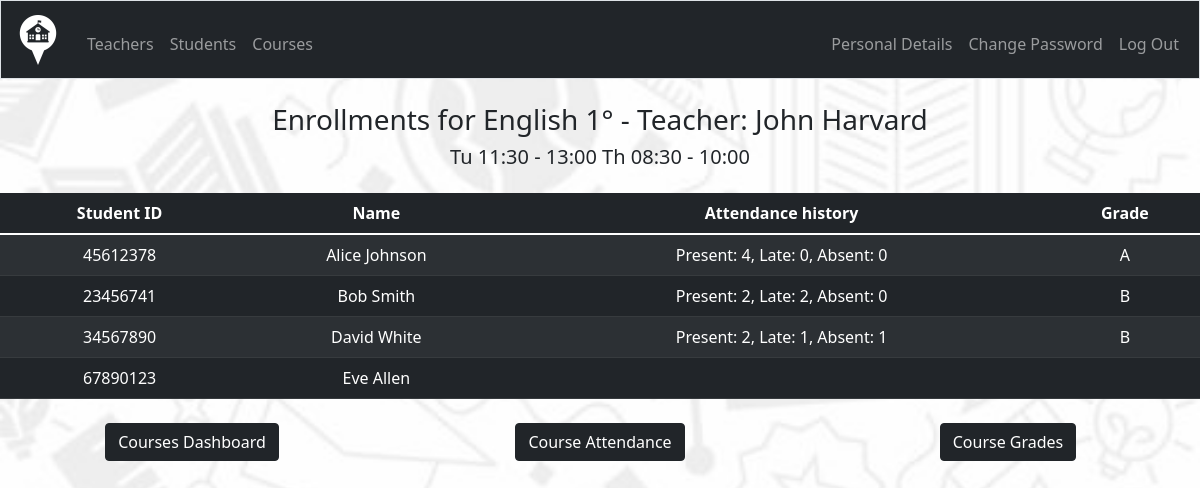
Page /course/enrollments/5 (signed in) on the committed database.
### tables this page shows
CREATE TABLE 'course' ('course_id' INTEGER PRIMARY KEY AUTOINCREMENT NOT NULL, 'name' TEXT NOT NULL, 'level' TEXT, 'teacher_id' INTEGER);

CREATE TABLE 'user' (
    user_id INTEGER PRIMARY KEY NOT NULL,
    hash TEXT NOT NULL,
    mail TEXT,
    phone TEXT, 
    role TEXT CHECK( role IN ('Admin', 'Teacher') )
, 'name' TEXT);

CREATE TABLE 'course_schedule' ('schedule_id' INTEGER PRIMARY KEY AUTOINCREMENT NOT NULL, 'course_id' INTEGER, 'dayofweek' TEXT, 'start_time' TEXT, 'end_time' TEXT);

CREATE TABLE student (
    student_id INTEGER PRIMARY KEY NOT NULL,
    name TEXT NOT NULL,
    phone TEXT,
    adult_phone TEXT
);

CREATE TABLE 'grades' (
course_id INTEGER,
student_id INTEGER,
grade TEXT,
FOREIGN KEY (course_id) REFERENCES course(course_id),
FOREIGN KEY (student_id) REFERENCES student(student_id)
);

### app.py (the view)
@app.route("/course/enrollments/<int:course_id>")
@login_required
def course_enrollments(course_id):
    sql = """
            SELECT
                course.course_id,
                course.name,
                course.level,
                user.name AS teacher_name,
                course_schedule.dayofweek AS course_day,
                course_schedule.start_time AS course_start,
                course_schedule.end_time AS course_end
            FROM course
            LEFT JOIN user ON course.teacher_id = user.user_id
            LEFT JOIN course_schedule ON course.course_id = course_schedule.course_id
            WHERE course.course_id = ?
            ORDER BY CASE course_schedule.dayofweek
                WHEN 'Monday' THEN 1
                WHEN 'Tuesday' THEN 2
                WHEN 'Wednesday' THEN 3
                WHEN 'Thursday' THEN 4
                WHEN 'Friday' THEN 5
            END;"""
    course = db.execute(sql, course_id)
    if course:
        sql = """SELECT
                    student.student_id AS student_id,
                    student.name AS student_name
                FROM course
                LEFT JOIN enrollment ON course.course_id = enrollment.course_id
                LEFT JOIN student ON enrollment.student_id = student.student_id
                WHERE course.course_id = ?
                ORDER BY student.name"""
        enrollments = db.execute(sql, course_id)
        attendance_history = db.execute(
            """SELECT
                    student_id,
                    course_id,
                    COUNT(CASE WHEN student_attendance = 'Present' THEN 1 ELSE NULL END) AS present_count,
                    COUNT(CASE WHEN student_attendance = 'Late' THEN 1 ELSE NULL END) AS late_count,
                    COUNT(CASE WHEN student_attendance = 'Absent' THEN 1 ELSE NULL END) AS absent_count
                FROM
                    attendance
                WHERE
                    course_id = ?
                GROUP BY
                    student_id, course_id""",
            course_id,
        )
        grades = db.execute("SELECT * FROM grades WHERE course_id = ?", course_id)
        return render_template(
            "course_enrollments.html",
            enrollments=enrollments,
            attendance_history=attendance_history,
            grades=grades,
            course=course,
        )
    else:
        flash("Course not found.", "error")
        return redirect("/admin/courses")

### app.py (called while the page is built)
@app.after_request
def after_request(response):
    response.headers["Cache-Control"] = "no-cache, no-store, must-revalidate"
    response.headers["Expires"] = 0
    response.headers["Pragma"] = "no-cache"
    return response

### helpers.py (called while the page is built)
def login_required(f):
    @wraps(f)
    def decorated_function(*args, **kwargs):
        if session.get("user_id") is None:
            return redirect("/login")
        return f(*args, **kwargs)
    return decorated_function

### templates/course_enrollments.html (shortened to what this page needs)
{% extends "layout.html" %}
{% block main %}
<div class="enrollments-list">
    <h3>Enrollments for {{ course[0].name }} {{ course[0].level }} - Teacher: {{ course[0].teacher_name }}
</h3>
    <h5>{% set added_schedules = [] %}
        {% for schedule in course %}
            {% if schedule.course_day not in added_schedules %}
                {{ schedule.course_day[:2] }} {{ schedule.course_start }} - {{ schedule.course_end }}
                    {% set _ = added_schedules.append(schedule.course_day) %}
                {% endif %}
        {% endfor %}</h5>
    <table class="table table-dark table-striped mt-4">
        <thead>
            <tr>
                <th>Student ID</th>
                <th>Name</th>
                <th>Attendance history</th>
                <th>Grade</th>
            </tr>
        </thead>
        <tbody>
            {% for student in enrollments %}
            <tr>
                <td>{{ student.student_id }}</td>
                <td>{{ student.student_name }}</td>
                <td>
                    {% for history in attendance_history %}
                        {% if history.student_id == student.student_id %}
                            Present: {{ history.present_count }},
                            Late: {{ history.late_count }},
                            Absent: {{ history.absent_count }}
                        {% endif %}
                    {% endfor %}
                </td>
                <td>
                    {% for grade in grades %}
                        {% if grade.student_id == student.student_id %}
                            {{ grade.grade }}
                        {% endif %}
                    {% endfor %}
                </td>
            </tr>
            {% endfor %}
        </tbody>
    </table>
    <div class="row justify-content-around">
        <div class="col-md-3">
            <a href="/teacher/courses" class="btn btn-dark mt-2">Courses Dashboard</a>
        </div>
        <div class="col-md-3">
            <a href="/course/attendance/{{ course[0].course_id }}" class="btn btn-dark mt-2">Course Attendance</a>
        </div>
        <div class="col-md-3">
            <a href="/teacher/grades/{{ course[0].course_id }}" class="btn btn-dark mt-2">Course Grades</a>
        </div>
    </div>
</div>
{% endblock %}

### static/styles.css (style rules this page uses)
body { background-image: url('/static/school.jpg'); background-size: cover; background-position: center; background-repeat: no-repeat; }

### rows in the picture
course: name "English", level "1°"
user: name "John Harvard"
course_schedule: dayofweek "Tu", course_start "11:30", course_end "13:00"
course_schedule: dayofweek "Th", course_start "08:30", course_end "10:00"
student: student_id "45612378", student_name "Alice Johnson", present_count "4", late_count "0", absent_count "0"
grades: grade "A"
student: student_id "23456741", student_name "Bob Smith", present_count "2", late_count "2", absent_count "0"
grades: grade "B"
student: student_id "34567890", student_name "David White", present_count "2", late_count "1", absent_count "1"
grades: grade "B"
student: student_id "67890123", student_name "Eve Allen"
